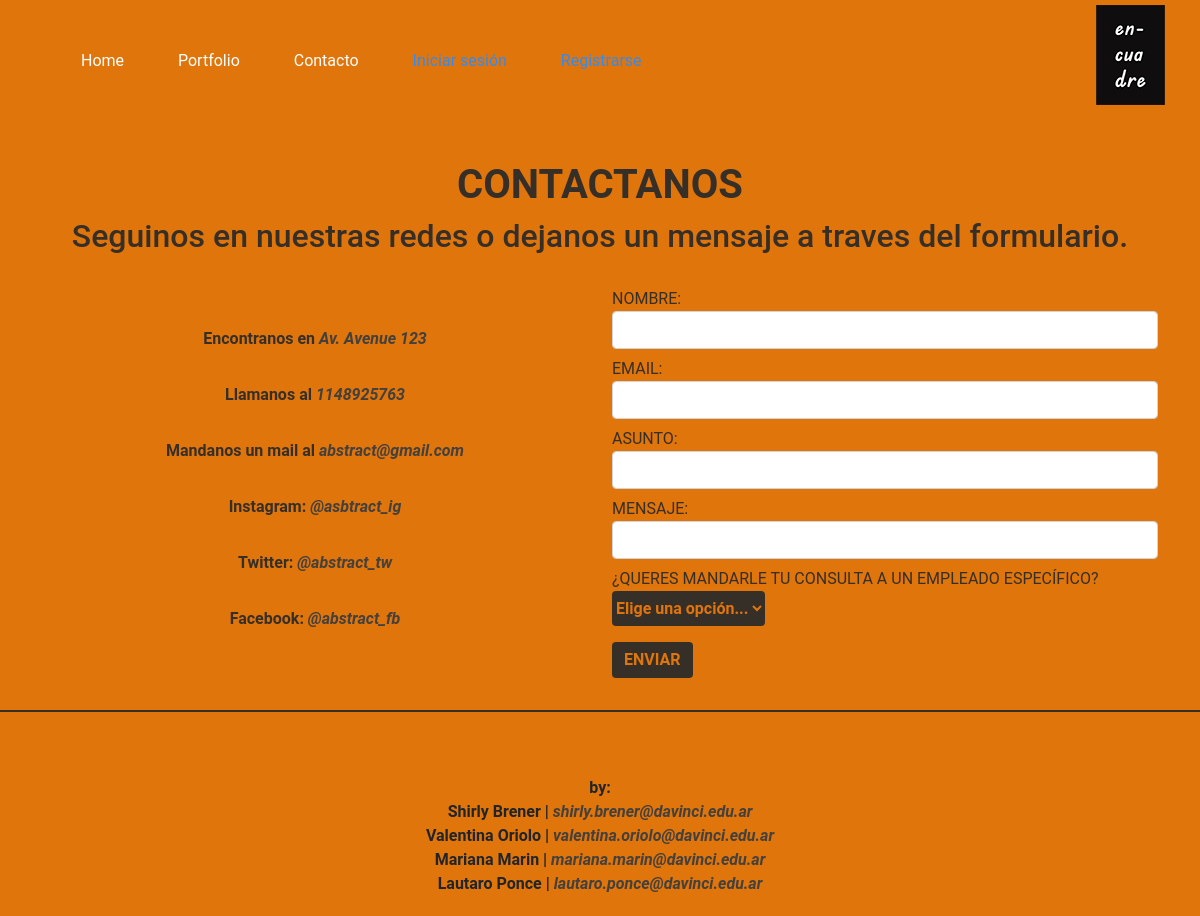
The page /index.php?seccion=contacto on the database its author committed.
### tables this page shows
CREATE TABLE `contacto_agencia`  (
  `ID` int UNSIGNED NOT NULL AUTO_INCREMENT,
  `UBICACION` varchar(255) NULL DEFAULT NULL,
  `TELEFONO` int NULL DEFAULT NULL,
  `MAIL` varchar(255) NULL DEFAULT NULL,
  `FK_REDES` int UNSIGNED NULL DEFAULT NULL,
  PRIMARY KEY (`ID`) USING BTREE,
  INDEX `CONTACTO_REDES`(`FK_REDES`) USING BTREE,
  CONSTRAINT `CONTACTO_REDES` FOREIGN KEY (`FK_REDES`) REFERENCES `redes_sociales` (`ID`) ON DELETE RESTRICT ON UPDATE RESTRICT
);

CREATE TABLE `redes_sociales`  (
  `ID` int UNSIGNED NOT NULL AUTO_INCREMENT,
  `REDES_SOCIALES` varchar(255) NULL DEFAULT NULL,
  `USERNAME` varchar(255) NULL DEFAULT NULL,
  PRIMARY KEY (`ID`) USING BTREE
);

### secciones/contacto.php (the view, shortened to what this page needs)
<?php
$consultaContacto = "SELECT * FROM contacto_agencia";
$res = mysqli_query($conexion, $consultaContacto);
$contactoAgencias = [];
while($fila = mysqli_fetch_assoc($res)){
    $contactoAgencias[] = $fila;
};
$listaRedes = 'SELECT * FROM redes_sociales';
$res = mysqli_query($conexion, $listaRedes);
$redesSociales = [];
while($fila = mysqli_fetch_assoc($res)){
    $redesSociales[] = $fila;
}
?>
<h1 class="text-center color_cosas"><strong>CONTACTANOS</strong></h1>
<h2 class="text-center color_cosas">Seguinos en nuestras redes o dejanos un mensaje a traves del formulario.</h2>
<div class="container mt-3">
  <div class="row justify-content-evenly">
    <div class="col-sm-12 col-md-12 col-lg-6 d-flex align-items-center">
        <?php
         foreach ($contactoAgencias as $contactoAgencia):
            echo '<div class="col text-center text-primary">';
            echo '<p class="py-2 arreglo_lista_contactos"><strong class="contactanos_color">Encontranos en </strong><span class="span_contactos fst-italic">' . $contactoAgencia['UBICACION'] . '</span></p>';
            echo '<p class="py-2 arreglo_lista_contactos"><strong class="contactanos_color">Llamanos al </strong><span class="span_contactos fst-italic">' . $contactoAgencia['TELEFONO'] . '</span></p>';
            echo '<p class="py-2 arreglo_lista_contactos"><strong class="contactanos_color">Mandanos un mail al </strong><span class="span_contactos fst-italic">' . $contactoAgencia['MAIL'] . '</span></p>';
            foreach ($redesSociales as $redSocial):
                echo '<p class="py-2 arreglo_lista_contactos"><strong class="contactanos_color">' . $redSocial['REDES_SOCIALES'] . ':</strong><span class="span_contactos fst-italic"> ' . $redSocial['USERNAME'] . '</span></p>';
            endforeach;
            echo '</div>';
         endforeach;
        ?>
    </div>
    <div class="col-sm-12 col-md-12 col-lg-6">
        <form action="acciones/formcontacto.php" method="POST"      enctype="multipart/form-data">
            <div>
                <div >
                    <label class="form-label  mt-2 mb-0 color_cosas" for="NOMBRE_FORM">NOMBRE:</label>
                    <input type="text" name="NOMBRE_FORM" id="NOMBRE_FORM"   class="form-control" required>
                </div>
                <div >
                    <label class="form-label  mt-2 mb-0 color_cosas" for="EMAIL_FORM">EMAIL:</label>
                    <input type="email" name="EMAIL_FORM" id="EMAIL_FORM"   class="form-control" required>
                </div>
                <div >
                    <label class="form-label  mt-2 mb-0 color_cosas" for="ASUNTO_FORM">ASUNTO:</label>
                    <input type="text" name="ASUNTO_FORM" id="ASUNTO_FORM"   class="form-control">
                </div>
                <div>
                    <label class="form-label  mt-2 mb-0 color_cosas" for="MENSAJE_FORM">MENSAJE:</label>
                    <input type="text" name="MENSAJE_FORM" id="MENSAJE_FORM"   class="form-control">
                </div>
                <div>
                    <label class="input-group mt-2 color_cosas" for="FK_EMPLEADO_MAIL">¿QUERES MANDARLE TU CONSULTA A UN EMPLEADO ESPECÍFICO?</label>
                    <select name="FK_EMPLEADO_MAIL" id="FK_EMPLEADO_MAIL" class="select">
                        <?php
                        echo '<option selected>Elige una opción...</option>';
                        ?>
                    </select>
                </div>
                    <input type="submit" value="ENVIAR" class="btn btn-primary dale my-3">
            </div>
        </form>
    </div>
  </div>
</div>

### index.php (shortened to what this page needs)
<!DOCTYPE html>
<html lang="es">
<head>
    <link rel="stylesheet" href="recursos/css/bootstrap.min.css">
    <link rel="stylesheet" href="recursos/css/all.css">
    <link rel="stylesheet" href="recursos/css/arreglos.css">
</head>
<body>
        <header class="header_responsive">
        <h1 class="logo_titulo"><img src="recursos/img/encuadre4.png" alt="logo"></h1>
        <nav>
        <ul class="nav__ul">
<li class="nav__li"><a href="index.php?seccion=home" >Home</a></li>
<li class="nav__li"><a href="index.php?seccion=portfolio" >Portfolio</a></li>
<li class="nav__li"><a href="index.php?seccion=contacto" >Contacto</a></li>
                        <?php endif;
                            if(!isset($_SESSION['usuario'])):
                        ?>
                        <li class="nav__li"><a href="index.php?seccion=login"  class="botones_distintos">Iniciar sesión</a></li>
                        <li class="nav__li"><a href="index.php?seccion=signup"  class="botones_distintos">Registrarse</a></li>
                        <?php else: ?>
                            <li class="nav__li"><a href="acciones/logout.php" >Log out</a></li>
                         <?php endif; ?>
                        </ul>
 </nav>
                        </header>
    <div class="ui-content">
    <main>
       <div class="container">
            <div class="row justify-content-center mt-5">
                <?php
                $secciones = 'home';
                if (isset($_GET['seccion'])) {
                    $secciones = $_GET['seccion'];
                }
                require_once "secciones/$secciones.php";
                ?>
            </div>
        </div>
    </main>
<footer>
        <div class="mt-5" >
            <p class="text-center text-dark pt-3 pb-1">by:<br>
            Shirly Brener |<span class="footer2 fst-italic"> shirly.brener@davinci.edu.ar</span><br>
            Valentina Oriolo |<span class="footer2 fst-italic"> valentina.oriolo@davinci.edu.ar</span><br>
            Mariana Marin |<span class="footer2 fst-italic"> mariana.marin@davinci.edu.ar</span><br>
            Lautaro Ponce | <span class="footer2 fst-italic">lautaro.ponce@davinci.edu.ar</span></p>
    </footer>
    </div>
</body>
</html>

### recursos/css/arreglos.css (style rules this page uses)
.container { background-color: #E0750C; }
body { background-color: #E0750C; color: #362F27 !important; font-family: "Gotham Rounded",Roboto,"Helvetica Neue",Arial,"Noto Sans","Liberation Sans",sans-serif,"Apple Color Emoji","Segoe UI Emoji","Segoe UI Symbol","Noto Color Emoji"; }
header { border: 1.5px #ddd solid; background-color: #E0750C !important; }
.color_cosas { color: #362F27 !important; }
.botones_distintos { color: #308cf5 !important; }
footer { font-weight: bold; background-color: #E0750C !important; border-top: #362F27 solid 2px; margin-top: 1em; }
.footer2 { color: #44403c; }
nav ul li a { font-weight: 400 !important; }
.dale { font-weight: bold !important; text-shadow: none !important; color: #E0750C !important; background-color: #362F27 !important; border: none; }
.arreglo_lista_contactos { background-color: #E0750C; color: #362F27; }
.contactanos_color { color: #362F27; }
.span_contactos { font-weight: bold; color: #44403c; }
.select { font-weight: bold !important; text-shadow: none !important; color: #E0750C !important; background-color: #362F27 !important; border: none; padding: 7px 0; border-radius: .25rem; }
.header_responsive { background: #333; }
.header_responsive h1 { color: #fff !important; display: inline-block; }
.header_responsive nav { display: inline-block; }
.nav__ul { transform: translateX(-5em); }
.nav__li { display: inline-block; }
.nav__li a { color: #fff; text-decoration: none; padding: 10px; margin: 0 15px; box-sizing: border-box; }
.logo_titulo { margin-top: 5px; position: relative; left: 90%; }
header { border: none !important; }

### rows shown on the page
contacto_agencia: UBICACION "Av. Avenue 123", TELEFONO "1148925763", MAIL "abstract@gmail.com"
redes_sociales: REDES_SOCIALES "Instagram", USERNAME "@asbtract_ig"
redes_sociales: REDES_SOCIALES "Twitter", USERNAME "@abstract_tw"
redes_sociales: REDES_SOCIALES "Facebook", USERNAME "@abstract_fb"
